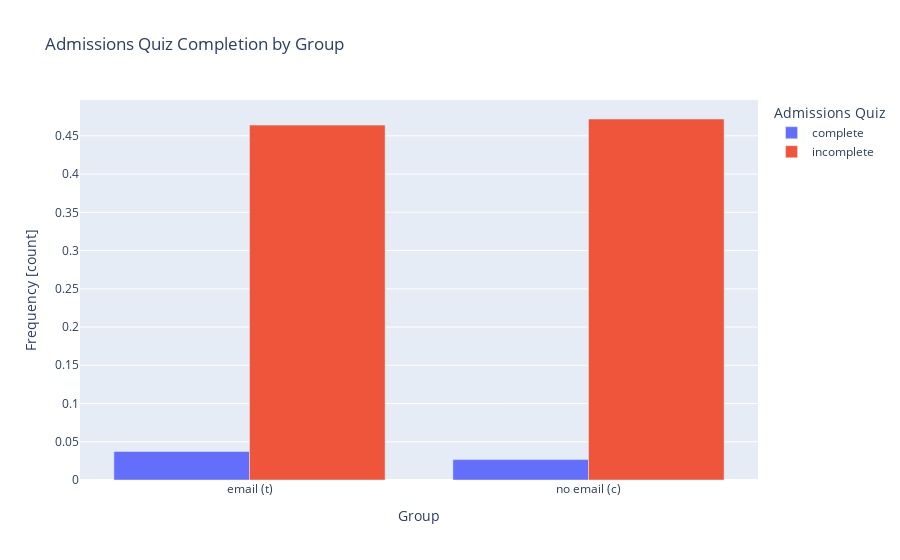

Here is the notebook cell this chart was saved with:
### Code cell
def build_contingency_bar():
    # Create side-by-side bar chart
    fig = px.bar(
        data_frame=data,
        barmode="group",
        title="Admissions Quiz Completion by Group"
    )
    # Set axis labels
    fig.update_layout(
        xaxis_title="Group",
        yaxis_title="Frequency [count]",
        legend={"title": "Admissions Quiz"}
    )
    return fig


build_contingency_bar().show()

### Figure 1 — Plotly figure (JSON) as saved in the notebook; plotly's stock layout.template omitted (floating-point values rounded to 4 significant figures)
{"data": [{"alignmentgroup": "True", "hovertemplate": "admissionsQuiz=complete<br>group=%{x}<br>value=%{y}<extra></extra>", "legendgroup": "complete", "marker": {"color": "#636efa", "pattern": {"shape": ""}}, "name": "complete", "offsetgroup": "complete", "orientation": "v", "showlegend": true, "textposition": "auto", "type": "bar", "x": ["email (t)", "no email (c)"], "xaxis": "x", "y": [0.03733, 0.02667], "yaxis": "y"}, {"alignmentgroup": "True", "hovertemplate": "admissionsQuiz=incomplete<br>group=%{x}<br>value=%{y}<extra></extra>", "legendgroup": "incomplete", "marker": {"color": "#EF553B", "pattern": {"shape": ""}}, "name": "incomplete", "offsetgroup": "incomplete", "orientation": "v", "showlegend": true, "textposition": "auto", "type": "bar", "x": ["email (t)", "no email (c)"], "xaxis": "x", "y": [0.464, 0.472], "yaxis": "y"}], "layout": {"barmode": "group", "legend": {"title": {"text": "Admissions Quiz"}, "tracegroupgap": 0}, "title": {"text": "Admissions Quiz Completion by Group"}, "xaxis": {"anchor": "y", "domain": [0, 1], "title": {"text": "Group"}}, "yaxis": {"anchor": "x", "domain": [0, 1], "title": {"text": "Frequency [count]"}}}}
